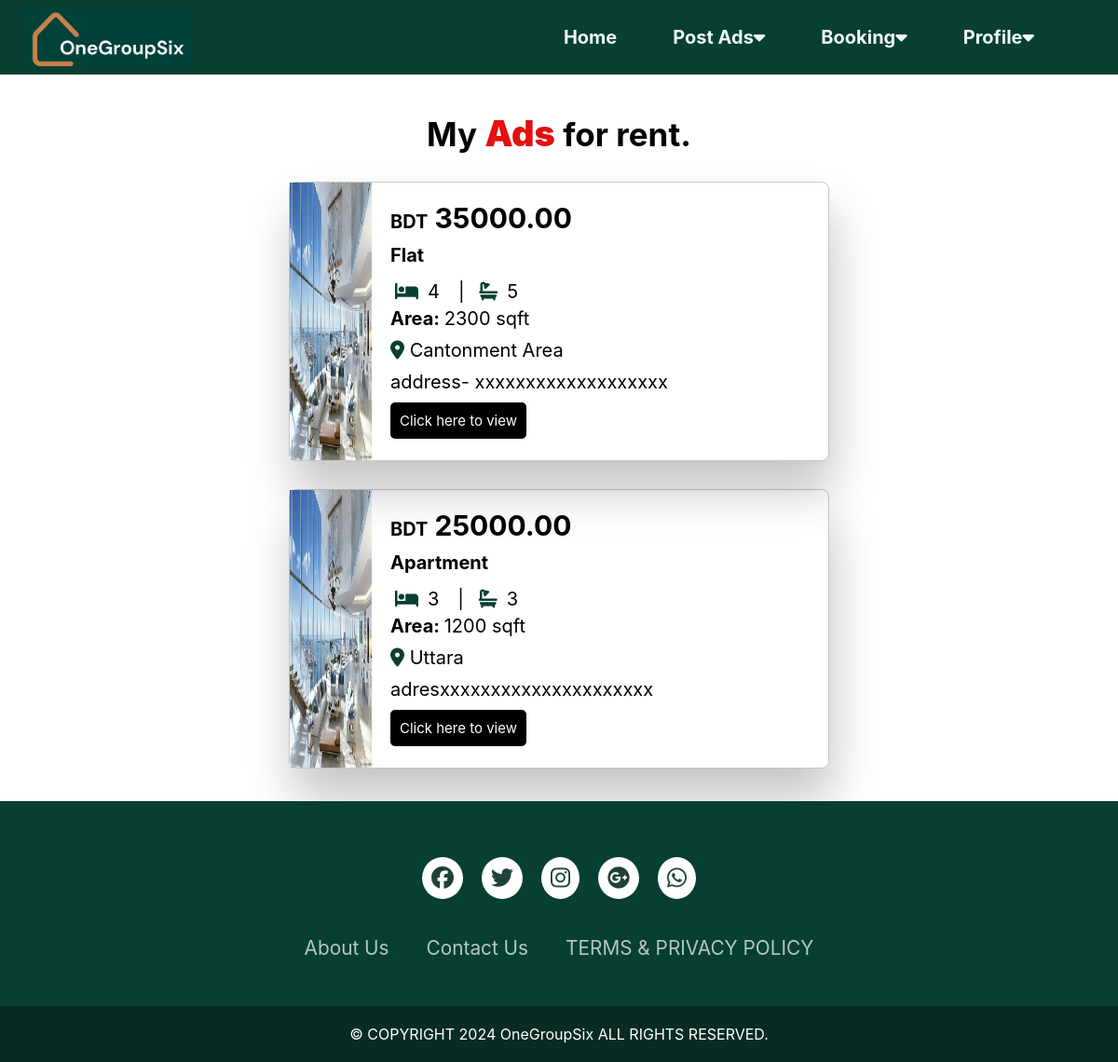
/my_ads_user (signed in), run on the app's committed database.
### main_app/models.py (models this page shows, shortened)
class Rental(models.Model):
    rental_id = models.CharField(max_length=20, unique=True, primary_key=True)
    location = models.CharField(max_length=50)
    resident = models.CharField(max_length=50)
    contact_no = models.CharField(max_length=15)
    price =  models.DecimalField(max_digits=100, decimal_places=2)
    area = models.IntegerField()
    bed = models.IntegerField()
    bath = models.IntegerField()
    description =  models.TextField()
    image1 = models.ImageField(null=True, blank= True, upload_to='website_img/')
    image2 = models.ImageField(null=True, blank= True, upload_to='website_img/')
    entry_date = models.DateField(auto_now_add=True)

### main_app/views.py (the view)
# urls.py: path('my_ads_user',views.my_ads_user,name='my_ads_user'),
def my_ads_user(request):
    username = request.session.get('username', None)  # Retrieve username from session
    if username:
            rent_ads = Rental.objects.filter(rental_id__icontains= username)
    else:
            return HttpResponse("You haven't posted any ads yet.")
    return render(request, 'my_ads_user.html',{'rent_ads': rent_ads})

### main_app/templates/my_ads_user.html (shortened to what this page needs)
{% load static %}
<!DOCTYPE html>
<html lang="en">
<head>
    <link rel="stylesheet" href="https://cdnjs.cloudflare.com/ajax/libs/font-awesome/6.5.1/css/all.min.css" />
	<link rel="stylesheet" href="{% static 'my_ads_user.css' %}">
</head>
<body>
    <div class="menu_bar">
        <img src="{% static 'Images/logo.png'%}" class="logo">
        <ul>
            <li><a href="dash_user">Home</a></li>
            <li>
                <a href="#">Post Ads<i class= "fa fa-caret-down"></i></a>
            </li>
            <li>
                <a href="#">Booking<i class= "fa fa-caret-down"></i></a>
            </li>
            <li>
                <a href="#">Profile<i class= "fa fa-caret-down"></i></a>
            </li>
        </ul>
    </div>
    <section id="feature">
        <div class="titele_text">
            <h1>My <span>Ads</span> for rent.</h1>
        </div>
    </section>
    <div class="container">
        {%for rent in rent_ads%}
        <div class="product-container">
            <div class="product-image">
              <img src={{rent.image1}} alt="Product Image">
            </div>
            <div class="product-details">
              <h3 class="price"><span class="bdt">BDT</span> {{rent.price}}</h3>
              <p class="rtype"><span class="Abold"> {{rent.resident}} </span></p>
              <div class="pinfo">
                <p class="bed"><span class="icon"> <i class="fa-solid fa-bed"></i></span>&ensp;{{rent.bed}} </p>
                <p class="bath">&ensp;&ensp;|&ensp; <span class="icon"><i class="fa-solid fa-bath"></i></span>&ensp;{{rent.bath}}</p>
              </div>
              <p class="area"><span class="Abold">Area: </span> {{rent.area}} sqft</p>
              <p class="location"><span class="icon"><i class="fa-solid fa-location-dot"></i></span> {{rent.location}}</p>
              <p class="property-decription">{{rent.description}}</p>
              <a href="{% url 'prop_detail' %}?property_id={{ rent.rental_id }}" class="view-link">Click here to view</a>
            </div>
        </div>
        {% endfor%}
    </div>
</body>
<footer>
    <div class="footerContainer">
        <div class="socialIcon">
            <a href="#"><i class="fa-brands fa-facebook"></i></a>
            <a href="#"><i class="fa-brands fa-twitter"></i></a>
            <a href="#"><i class="fa-brands fa-instagram"></i></a>
            <a href="#"><i class="fa-brands fa-google-plus"></i></a>
            <a href="#"><i class="fa-brands fa-whatsapp"></i></a>
        </div>
        <div class="footerNav">
            <ul>
                <li><a href="#">About Us</a></li>
                <li><a href="#">Contact Us</a></li>
                <li><a href="#">TERMS & PRIVACY POLICY</a></li>
            </ul>
        </div>
    </div>
    <div class="footerBottom">
        <p>&copy; COPYRIGHT 2024 OneGroupSix ALL RIGHTS RESERVED.<p>
    </div>
</footer>
</html>

### main_app/static/my_ads_user.css (style rules this page uses)
* { margin: 0; padding: 0; box-sizing: border-box; }
body { font-family: Inter; overflow-y: scroll; }
.menu_bar { background-color: #073F33; height: 80px; width: 100%; display: flex; align-items: center; justify-content: space-between; padding: 0 5%; }
.logo { width: 175px; cursor: pointer; margin-left: -30px; }
.menu_bar ul { list-style: none; display: flex; }
.menu_bar ul li { padding: 10px 30px; position: relative; }
.menu_bar ul li a { color: aliceblue; text-decoration: none; font-weight: bold; font-size: 20px; }
#feature { width: 100%; padding: 40px 0; background-color:white; overflow:hidden }
.titele_text { position: absolute; margin-left: auto; margin-right: auto; left: 0; right: 0; text-align: center; padding-bottom: 10px; }
.titele_text h1 { margin: auto; font-size: 35px; font-weight:bolder; margin-bottom: 30px; }
.titele_text span { font-size: 38px; color: rgb(231, 14, 14); font-weight:bolder; }
.container { min-height: 50vh; display: flex; flex-wrap: wrap; margin: 20px; align-items: center; justify-content: center; }
.product-container { display: flex; width: 50%; height: 300px; border-style:solid; border-color:rgba(26, 25, 25, 0.247); border-width: thin; box-shadow: 4px 2pc 50px rgba(0, 0, 0, 0.233); border-radius: 8px; margin: 15px; }
.product-image { position:-webkit-sticky; width: 400px; }
.product-image img { max-width: 100%; height: 298px; }
.product-details { flex: 1; padding: 20px; font-size: 20px; }
.pinfo { display: flex; padding: 5px 5px; }
.Abold { font-weight: bold; }
.icon { color: #073F33; font-size: 20px; }
.price { font-size: 30px; }
.bdt { font-size: 20px; }
.price, .rtype,.area, .location { margin: 0 0 10px 0; }
.property-decription { width: 450px; white-space:nowrap; overflow: hidden; text-overflow: ellipsis; }
.view-link { font-size: 15px; display: inline-block; background-color:black; color: #fff; padding: 10px 10px; text-decoration: none; border-radius: 5px; margin-top: 10px; }
footer { position: relative; left: 0; bottom: 0; width: 100%; background-color:#073F33; }
.footerContainer { padding: 50px 30px 20px; }
.socialIcon { display: flex; justify-content: center; }
.socialIcon a { text-decoration: none; padding: 10px; background-color:white ; margin: 10px; border-radius: 50%; }
.socialIcon a i { font-size: 1.5em; color: #062e25; opacity: 0.9; }
.footerNav { margin: 30px 0; }
.footerNav ul { display: flex; list-style: none; justify-content: center; }
.footerNav ul li a { color: white; margin: 20px; text-decoration: none; font-size: 1.3em; opacity: 0.7; transition: 0.5s; }
.footerBottom { background-color:#082b24; padding: 20px; text-align: center; }
.footerBottom p { color: white; }

### data on the page
Rental: image1 (picture), price "35000.00", resident "Flat", bed "4", bath "5", area "2300", location "Cantonment Area", description "address- xxxxxxxxxxxxxxxxxxx"
Rental: image1 (picture), price "25000.00", resident "Apartment", bed "3", bath "3", area "1200", location "Uttara", description "adresxxxxxxxxxxxxxxxxxxxxx"
